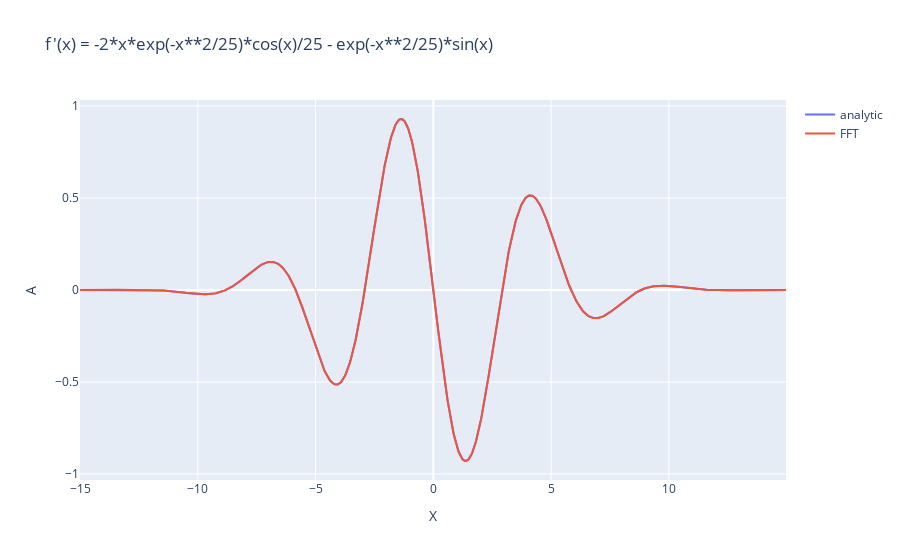

Write notebook code for a chart like this one.
### Code cell
# plot A with plotly
import plotly.graph_objects as go
fig = go.Figure()
fig.add_trace(go.Scatter(x=X.real, y=du.real, mode='lines', name='analytic'))
fig.add_trace(go.Scatter(x=X.real, y=duFFT.real, mode='lines', name='FFT'))
# fig.add_trace(go.Scatter(x=X, y=A.imag, mode='lines', name='imag'))

# title
fig.update_layout(title=f'f\'(x) = {dy_x}', xaxis_title='X', yaxis_title='A')
fig.show()

### Figure 1 — Plotly figure (JSON) as saved in the notebook; plotly's stock layout.template omitted (floating-point values rounded to 4 significant figures; data arrays with more than 128 entries replaced by an {"elided": "..."} marker saying what was removed)
{"data": [{"mode": "lines", "name": "analytic", "type": "scatter", "x": {"elided": "1024 float values"}, "y": {"elided": "1024 float values"}}, {"mode": "lines", "name": "FFT", "type": "scatter", "x": {"elided": "1024 float values"}, "y": {"elided": "1024 float values"}}], "layout": {"title": {"text": "f'(x) = -2*x*exp(-x**2/25)*cos(x)/25 - exp(-x**2/25)*sin(x)"}, "xaxis": {"title": {"text": "X"}}, "yaxis": {"title": {"text": "A"}}}}
